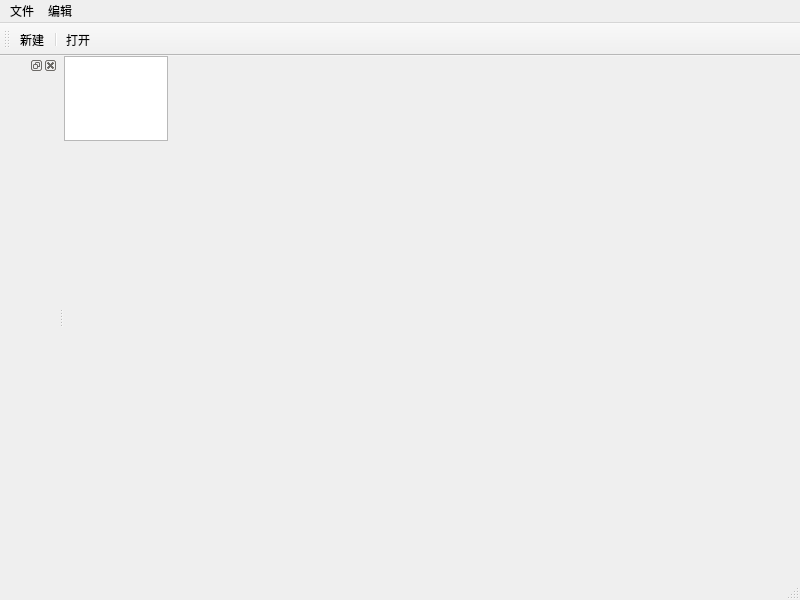
<?xml version="1.0" encoding="UTF-8"?>
<ui version="4.0">
 <class>MainWindow</class>
 <widget class="QMainWindow" name="MainWindow">
  <property name="geometry">
   <rect>
    <x>0</x>
    <y>0</y>
    <width>800</width>
    <height>600</height>
   </rect>
  </property>
  <property name="windowTitle">
   <string>MainWindow</string>
  </property>
  <widget class="QWidget" name="centralwidget">
   <widget class="QTextEdit" name="textEdit">
    <property name="geometry">
     <rect>
      <x>0</x>
      <y>0</y>
      <width>104</width>
      <height>85</height>
     </rect>
    </property>
   </widget>
  </widget>
  <widget class="QMenuBar" name="menubar">
   <property name="geometry">
    <rect>
     <x>0</x>
     <y>0</y>
     <width>800</width>
     <height>24</height>
    </rect>
   </property>
   <widget class="QMenu" name="menu">
    <property name="title">
     <string>文件</string>
    </property>
    <addaction name="actionNew"/>
    <addaction name="separator"/>
    <addaction name="actionOpen"/>
   </widget>
   <widget class="QMenu" name="menu_2">
    <property name="title">
     <string>编辑</string>
    </property>
   </widget>
   <addaction name="menu"/>
   <addaction name="menu_2"/>
  </widget>
  <widget class="QStatusBar" name="statusbar"/>
  <widget class="QToolBar" name="toolBar">
   <property name="windowTitle">
    <string>toolBar</string>
   </property>
   <attribute name="toolBarArea">
    <enum>TopToolBarArea</enum>
   </attribute>
   <attribute name="toolBarBreak">
    <bool>false</bool>
   </attribute>
   <addaction name="actionNew"/>
   <addaction name="separator"/>
   <addaction name="actionOpen"/>
  </widget>
  <widget class="QDockWidget" name="dockWidget">
   <attribute name="dockWidgetArea">
    <number>1</number>
   </attribute>
   <widget class="QWidget" name="dockWidgetContents"/>
  </widget>
  <action name="actionNew">
   <property name="text">
    <string>新建</string>
   </property>
  </action>
  <action name="actionOpen">
   <property name="text">
    <string>打开</string>
   </property>
  </action>
 </widget>
 <resources/>
 <connections/>
</ui>
